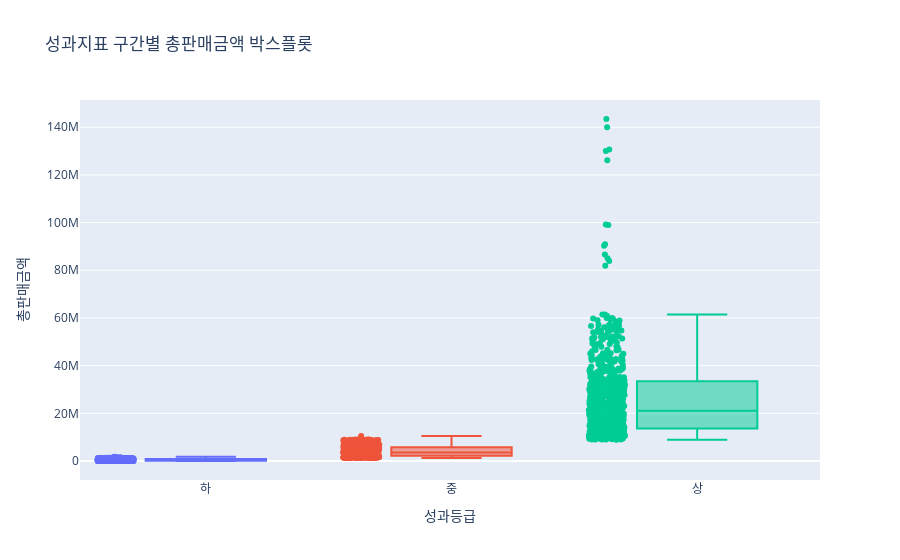

This figure's notebook cell:
### Markdown cell above
# 전문가 그룹별 차이 확인

### Code cell
import plotly.express as px

score_col = '예측_성과점수_스케일'
amount_col = '총판매금액'

# 성과점수 3등분 (quantile 기준)
expert_score['성과등급'] = pd.qcut(expert_score[score_col], q=3, labels=['하', '중', '상'])

# 박스플롯 시각화
fig = px.box(
    expert_score,
    x='성과등급',
    y=amount_col,
    color='성과등급',
    title='성과지표 구간별 총판매금액 박스플롯',
    category_orders={'성과등급': ['하', '중', '상']},
    points='all'  # 이상치 점 표시
)

fig.update_layout(
    xaxis_title='성과등급',
    yaxis_title='총판매금액',
    showlegend=False
)

fig.show()

### Figure 1 — Plotly figure (JSON) as saved in the notebook; plotly's stock layout.template omitted (floating-point values rounded to 4 significant figures; data arrays with more than 128 entries replaced by an {"elided": "..."} marker saying what was removed)
{"data": [{"alignmentgroup": "True", "boxpoints": "all", "hovertemplate": "성과등급=%{x}<br>총판매금액=%{y}<extra></extra>", "legendgroup": "하", "marker": {"color": "#636efa"}, "name": "하", "notched": false, "offsetgroup": "하", "orientation": "v", "showlegend": true, "type": "box", "x": {"elided": "688 str values"}, "x0": " ", "xaxis": "x", "y": {"elided": "688 int values"}, "y0": " ", "yaxis": "y"}, {"alignmentgroup": "True", "boxpoints": "all", "hovertemplate": "성과등급=%{x}<br>총판매금액=%{y}<extra></extra>", "legendgroup": "중", "marker": {"color": "#EF553B"}, "name": "중", "notched": false, "offsetgroup": "중", "orientation": "v", "showlegend": true, "type": "box", "x": {"elided": "689 str values"}, "x0": " ", "xaxis": "x", "y": {"elided": "689 int values"}, "y0": " ", "yaxis": "y"}, {"alignmentgroup": "True", "boxpoints": "all", "hovertemplate": "성과등급=%{x}<br>총판매금액=%{y}<extra></extra>", "legendgroup": "상", "marker": {"color": "#00cc96"}, "name": "상", "notched": false, "offsetgroup": "상", "orientation": "v", "showlegend": true, "type": "box", "x": {"elided": "688 str values"}, "x0": " ", "xaxis": "x", "y": {"elided": "688 int values"}, "y0": " ", "yaxis": "y"}], "layout": {"autosize": true, "boxmode": "overlay", "legend": {"title": {"text": "성과등급"}, "tracegroupgap": 0}, "showlegend": false, "title": {"text": "성과지표 구간별 총판매금액 박스플롯"}, "xaxis": {"anchor": "y", "autorange": true, "categoryarray": ["하", "중", "상"], "categoryorder": "array", "domain": [0, 1], "range": [-0.5165, 2.5], "title": {"text": "성과등급"}, "type": "category"}, "yaxis": {"anchor": "x", "autorange": true, "domain": [0, 1], "range": [-7964000.0, 151400000.0], "title": {"text": "총판매금액"}, "type": "linear"}}}
